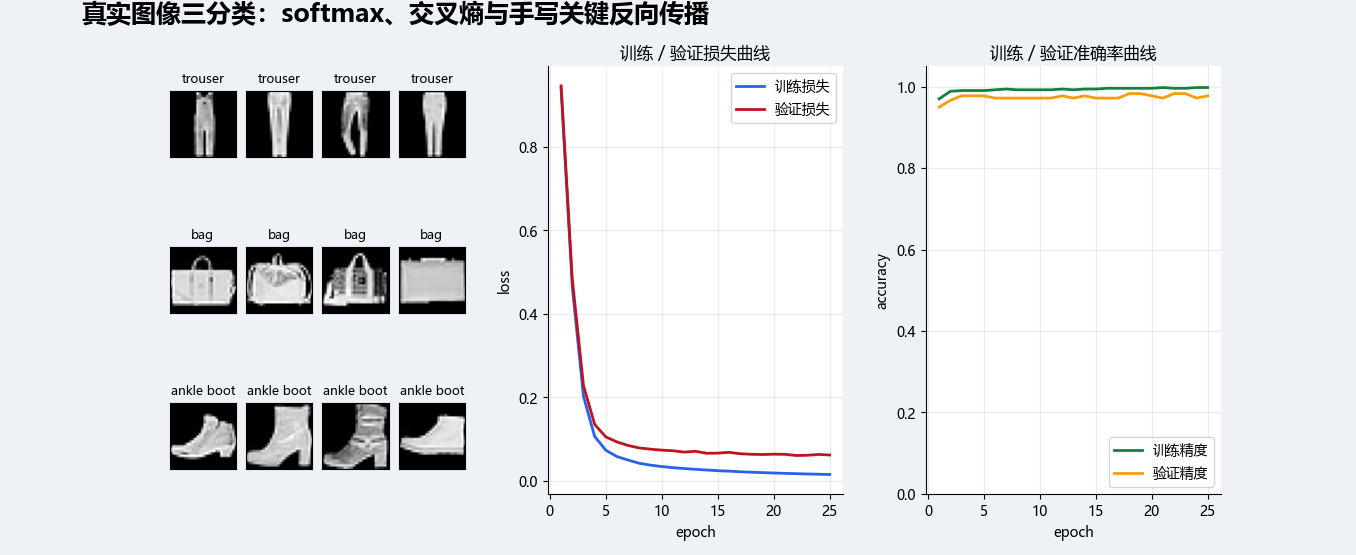

This chart was generated by the following Python code:
import gzip
import os
import struct
import urllib.request
import numpy as np
import matplotlib.pyplot as plt
import torch
from torchvision import datasets, transforms

plt.rcParams["font.sans-serif"] = [
    "PingFang SC",
    "Hiragino Sans GB",
    "Microsoft YaHei",
    "SimHei",
    "Noto Sans CJK SC",
    "Arial Unicode MS",
    "DejaVu Sans",
]
plt.rcParams["axes.unicode_minus"] = False

CLASS_INFO = {
    1: "trouser",
    8: "bag",
    9: "ankle boot",
}
FASHION_FILES = [
    "train-images-idx3-ubyte.gz",
    "train-labels-idx1-ubyte.gz",
    "t10k-images-idx3-ubyte.gz",
    "t10k-labels-idx1-ubyte.gz",
]
FASHION_BACKUP_BASE = "https://github.com/zalandoresearch/fashion-mnist/raw/master/data/fashion"

def ensure_fashion_backup_files(root):
    raw_dir = os.path.join(root, "FashionMNIST", "raw")
    os.makedirs(raw_dir, exist_ok=True)
    for filename in FASHION_FILES:
        file_path = os.path.join(raw_dir, filename)
        if not os.path.exists(file_path):
            url = f"{FASHION_BACKUP_BASE}/{filename}"
            urllib.request.urlretrieve(url, file_path)
    return raw_dir

def read_idx_images_gz(path):
    with gzip.open(path, "rb") as f:
        magic, num_images, num_rows, num_cols = struct.unpack(">IIII", f.read(16))
        data = np.frombuffer(f.read(), dtype=np.uint8)
    images = data.reshape(num_images, num_rows, num_cols).astype(np.float64) / 255.0
    return images

def read_idx_labels_gz(path):
    with gzip.open(path, "rb") as f:
        magic, num_items = struct.unpack(">II", f.read(8))
        labels = np.frombuffer(f.read(), dtype=np.uint8)
    return labels.reshape(num_items)

def load_fashion_arrays_from_backup(root, train=True):
    raw_dir = ensure_fashion_backup_files(root)
    if train:
        image_file = "train-images-idx3-ubyte.gz"
        label_file = "train-labels-idx1-ubyte.gz"
    else:
        image_file = "t10k-images-idx3-ubyte.gz"
        label_file = "t10k-labels-idx1-ubyte.gz"
    images = read_idx_images_gz(os.path.join(raw_dir, image_file))
    labels = read_idx_labels_gz(os.path.join(raw_dir, label_file))
    return images, labels

def collect_balanced_subset_from_arrays(images, targets, selected_labels, samples_per_class, seed):
    rng = np.random.default_rng(seed)
    label_map = {old_label: new_label for new_label, old_label in enumerate(selected_labels)}
    all_indices = []
    for old_label in selected_labels:
        class_indices = np.where(targets == old_label)[0]
        chosen = rng.choice(class_indices, size=samples_per_class, replace=False)
        all_indices.extend(chosen.tolist())
    rng.shuffle(all_indices)  
    all_indices = np.array(all_indices, dtype=int)
    old_targets = targets[all_indices]
    subset_images = images[all_indices].astype(np.float64)
    labels = np.array([label_map[int(old_label)] for old_label in old_targets], dtype=int)
    features = subset_images.reshape(len(subset_images), -1)
    return features, labels, subset_images

def load_fashion_subset(
    root="./data",
    train_samples_per_class=180,
    val_samples_per_class=60,
    selected_labels=(1, 8, 9),
    seed=7,
):
    transform = transforms.ToTensor()
    try:
        train_dataset = datasets.FashionMNIST(root=root, train=True, download=True, transform=transform)
        test_dataset = datasets.FashionMNIST(root=root, train=False, download=True, transform=transform)
        train_images_all = train_dataset.data.numpy().astype(np.float64) / 255.0
        train_targets_all = train_dataset.targets.numpy()
        val_images_all = test_dataset.data.numpy().astype(np.float64) / 255.0
        val_targets_all = test_dataset.targets.numpy()
    except RuntimeError:
        train_images_all, train_targets_all = load_fashion_arrays_from_backup(root=root, train=True)
        val_images_all, val_targets_all = load_fashion_arrays_from_backup(root=root, train=False)
    train_X, train_y, train_images = collect_balanced_subset_from_arrays(
        train_images_all,
        train_targets_all, 
        selected_labels=selected_labels,
        samples_per_class=train_samples_per_class,
        seed=seed,
    )
    val_X, val_y, val_images = collect_balanced_subset_from_arrays(
        val_images_all,
        val_targets_all,
        selected_labels=selected_labels,
        samples_per_class=val_samples_per_class,
        seed=seed + 1,
    )
    label_names = [CLASS_INFO[label] for label in selected_labels]
    return train_X, train_y, train_images, val_X, val_y, val_images, label_names

def iterate_minibatches(num_samples, batch_size, seed):
    rng = np.random.default_rng(seed)
    indices = rng.permutation(num_samples)
    for start in range(0, num_samples, batch_size):
        end = start + batch_size
        yield indices[start:end]

def init_params(input_dim, hidden_size, output_dim, seed=7):
    rng = np.random.default_rng(seed)
    W1 = rng.normal(0, 0.01, (input_dim, hidden_size))
    b1 = np.zeros(hidden_size)
    W2 = rng.normal(0, 0.01, (hidden_size, output_dim))
    b2 = np.zeros(output_dim)
    return {"W1": W1, "b1": b1, "W2": W2, "b2": b2}

def forward_pass(X, y, params):
    Z1 = np.dot(X, params["W1"]) + params["b1"]
    H = np.maximum(0, Z1)
    O = np.dot(H, params["W2"]) + params["b2"]
    
    O_max = np.max(O, axis=1, keepdims=True)
    exp_O = np.exp(O - O_max)
    Y_prob = exp_O / np.sum(exp_O, axis=1, keepdims=True)
    
    bs = X.shape[0]
    loss = -np.sum(np.log(Y_prob[np.arange(bs), y] + 1e-8)) / bs
    
    cache = {"X": X, "y": y, "Z1": Z1, "H": H, "Y_prob": Y_prob}
    return cache, loss

def backward_and_update(cache, params, lr):
    bs = cache["X"].shape[0]
    dO = cache["Y_prob"].copy()
    dO[np.arange(bs), cache["y"]] -= 1
    dO /= bs
    
    dW2 = np.dot(cache["H"].T, dO)
    db2 = np.sum(dO, axis=0)
    
    dH = np.dot(dO, params["W2"].T)
    dZ1 = dH * (cache["Z1"] > 0)
    
    dW1 = np.dot(cache["X"].T, dZ1)
    db1 = np.sum(dZ1, axis=0)
    
    params["W1"] -= lr * dW1
    params["b1"] -= lr * db1
    params["W2"] -= lr * dW2
    params["b2"] -= lr * db2
    return params

def evaluate_dataset(X, y, params):
    cache, loss = forward_pass(X, y, params)
    preds = np.argmax(cache["Y_prob"], axis=1)
    acc = np.mean(preds == y)
    return loss, acc, cache["Y_prob"], preds

def train_classifier(train_X, train_y, val_X, val_y, hidden_size, lr, num_epochs, batch_size, seed=7):
    input_dim = train_X.shape[1]
    output_dim = len(np.unique(train_y))
    params = init_params(input_dim, hidden_size, output_dim, seed)
    history = {"train_loss": [], "train_acc": [], "val_loss": [], "val_acc": []}
    
    for epoch in range(num_epochs):
        for b_idx in iterate_minibatches(len(train_X), batch_size, seed + epoch):
            b_X = train_X[b_idx]
            b_y = train_y[b_idx]
            cache, _ = forward_pass(b_X, b_y, params)
            params = backward_and_update(cache, params, lr)
            
        t_loss, t_acc, _, _ = evaluate_dataset(train_X, train_y, params)
        v_loss, v_acc, _, _ = evaluate_dataset(val_X, val_y, params)
        
        history["train_loss"].append(t_loss)
        history["train_acc"].append(t_acc)
        history["val_loss"].append(v_loss)
        history["val_acc"].append(v_acc)
        
    return params, history

def draw_sample_grid(fig, spec, images, labels, label_names):
    sample_indices = []
    for class_id in range(len(label_names)):     
        class_positions = np.where(labels == class_id)[0][:4]
        sample_indices.extend(class_positions.tolist())
    sub = spec.subgridspec(3, 4, wspace=0.15, hspace=0.35)
    for plot_idx, data_idx in enumerate(sample_indices):
        ax = fig.add_subplot(sub[plot_idx // 4, plot_idx % 4])
        ax.imshow(images[data_idx], cmap="gray")
        ax.set_title(label_names[labels[data_idx]], fontsize=9)
        ax.set_xticks([])
        ax.set_yticks([])

def draw_loss_panel(ax, history):
    ax.clear()
    epochs = np.arange(1, len(history["train_loss"]) + 1) 
    ax.plot(epochs, history["train_loss"], color="#2563eb", linewidth=2.0, label="训练损失")
    ax.plot(epochs, history["val_loss"], color="#c1121f", linewidth=2.0, label="验证损失")
    ax.set_xlabel("epoch")
    ax.set_ylabel("loss")
    ax.grid(alpha=0.25)
    ax.spines["top"].set_visible(False)
    ax.spines["right"].set_visible(False)
    ax.set_title("训练 / 验证损失曲线")
    ax.legend(loc="upper right")

def draw_accuracy_panel(ax, history):
    ax.clear()
    epochs = np.arange(1, len(history["train_acc"]) + 1)
    ax.plot(epochs, history["train_acc"], color="#15803d", linewidth=2.0, label="训练精度")
    ax.plot(epochs, history["val_acc"], color="#f59e0b", linewidth=2.0, label="验证精度")
    ax.set_xlabel("epoch")
    ax.set_ylabel("accuracy")
    ax.set_ylim(0.0, 1.05)
    ax.grid(alpha=0.25)   
    ax.spines["top"].set_visible(False)
    ax.spines["right"].set_visible(False)
    ax.set_title("训练 / 验证准确率曲线")
    ax.legend(loc="lower right")

def main():
    hidden_size = 64
    lr = 0.05
    num_epochs = 25
    batch_size = 32
    train_samples_per_class = 180
    val_samples_per_class = 60
    seed = 7
    
    train_X, train_y, train_images, val_X, val_y, val_images, label_names = load_fashion_subset(
        root="./data",      
        train_samples_per_class=train_samples_per_class,
        val_samples_per_class=val_samples_per_class,
        seed=seed,
    )
    params, history = train_classifier(
        train_X=train_X,
        train_y=train_y,
        val_X=val_X,
        val_y=val_y,
        hidden_size=hidden_size,
        lr=lr,
        num_epochs=num_epochs,
        batch_size=batch_size,       
        seed=seed,
    )
    train_loss, train_acc, _, _ = evaluate_dataset(train_X, train_y, params)
    val_loss, val_acc, _, _ = evaluate_dataset(val_X, val_y, params)
    
    print("------ 三分类 softmax + 交叉熵实验 ------")
    print("hidden_size:", hidden_size)
    print("learning rate:", lr)
    print("num_epochs:", num_epochs)
    print("batch_size:", batch_size)
    print("final train loss:", train_loss)
    print("final train acc:", train_acc)
    print("final val loss:", val_loss)
    print("final val acc:", val_acc)
    
    fig = plt.figure(figsize=(15, 5.8))  
    fig.patch.set_facecolor("#eef2f7")
    gs = fig.add_gridspec(1, 3, wspace=0.28)
    fig.text(0.06, 0.96, "真实图像三分类：softmax、交叉熵与手写关键反向传播", fontsize=18, weight="bold")
    draw_sample_grid(fig, gs[0], train_images, train_y, label_names)
    ax_loss = fig.add_subplot(gs[1])
    draw_loss_panel(ax_loss, history)
    ax_acc = fig.add_subplot(gs[2])
    draw_accuracy_panel(ax_acc, history)
    plt.show()

if __name__ == "__main__":
    main()
